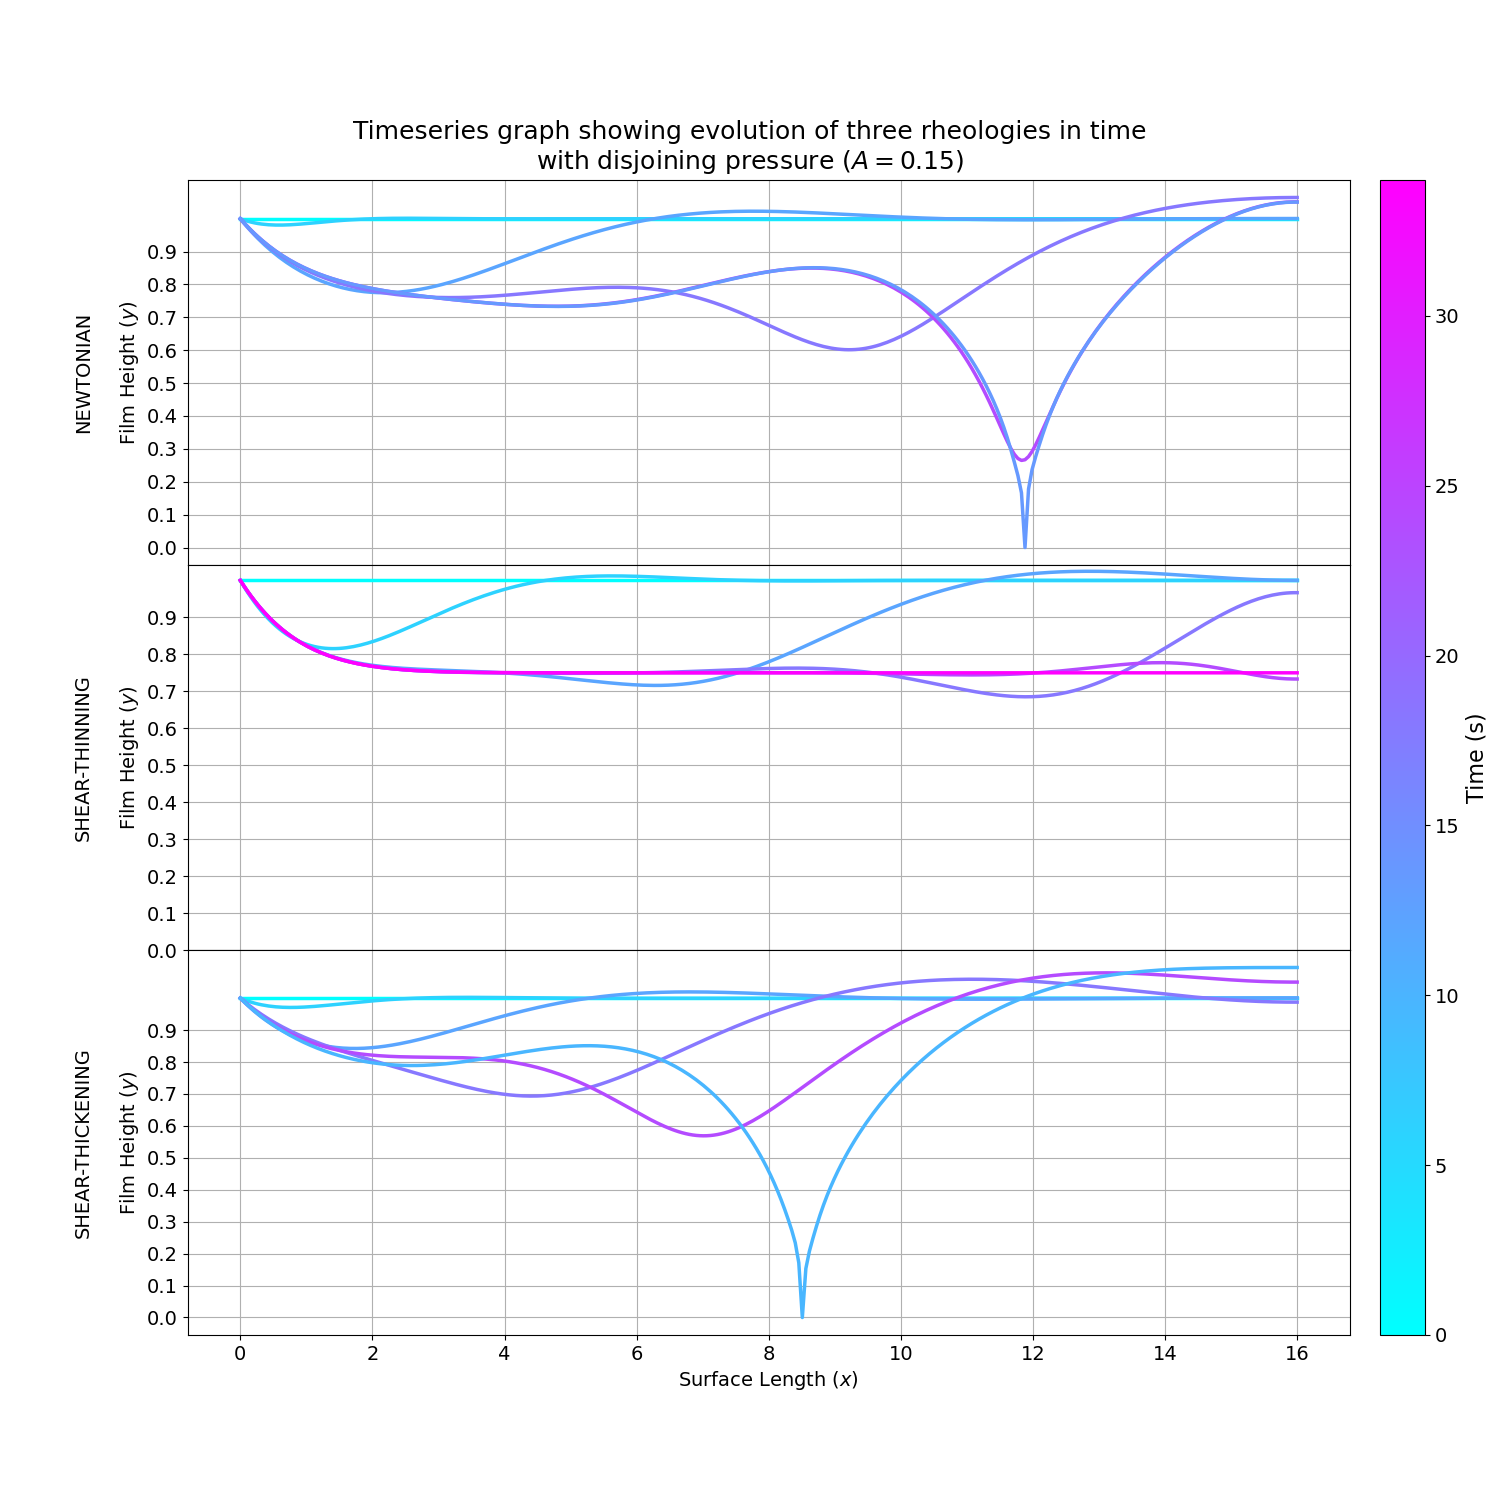

Generate this figure with Python:
import numpy as np
import matplotlib.pyplot as plt
import json
import matplotlib as mpl

from scipy.integrate import solve_ivp
from glob_var.FVM.FVM_RHS import FVM_RHS
from glob_var.FVM.stop_events import unstable, steady_state
from non_newtonian_thin_film_solve.individual_files.power_law_dp import make_step as PL_DP_make_step

try:
    with open('../../glob_var/global_variables.json') as f:
        GV = json.load(f)
except FileNotFoundError:
    print("Global variables json not found!")

unstable.terminal = True
steady_state.terminal = True

h_initial = np.ones(GV['N']) * GV['h0']
t_span = GV['t-span']
A = 0.15

print("Newtonian")
n = 1.0
args = [PL_DP_make_step, GV['dx'], None, GV['Q'], A, n, False, GV['N']]
newt_sol = solve_ivp(fun=FVM_RHS, y0=h_initial, t_span=t_span, args=(args,), method='BDF', rtol=1e-6, atol=1e-8, events=[unstable, steady_state])

print("Thinning")
n = 0.8
args = [PL_DP_make_step, GV['dx'], None, GV['Q'], A, n, False, GV['N']]
thin_sol = solve_ivp(fun=FVM_RHS, y0=h_initial, t_span=t_span, args=(args,), method='BDF', rtol=1e-6, atol=1e-8, events=[unstable, steady_state])

print("Thickening")
n = 1.2
args = [PL_DP_make_step, GV['dx'], None, GV['Q'], A, n, False, GV['N']]
thic_sol = solve_ivp(fun=FVM_RHS, y0=h_initial, t_span=t_span, args=(args,), method='BDF', rtol=1e-6, atol=1e-8, events=[unstable, steady_state])

print("Plotting")
max_t = max([newt_sol.t[-1], thin_sol.t[-1], thic_sol.t[-1]])

c = np.arange(0, max_t)
norm = mpl.colors.Normalize(vmin=c.min(), vmax=c.max())
cmap = mpl.cm.ScalarMappable(norm=norm, cmap=GV['cmap'])
cmap.set_array([])

fig, ax = plt.subplots(nrows=3, figsize=(15, 15))
fig.subplots_adjust(hspace=0.0)

num_intervals = 5
rgb_step = int(max_t/num_intervals)

LW = 2.5

def plot_lines(axis, sol):
    step = int(len(sol.t)/num_intervals)
    intermediate_array = sol.y[:, ::step]
    print(intermediate_array.shape)
    axis.plot(GV['x'], sol.y[:, 0], c=cmap.to_rgba(0.01), linewidth=LW)
    for i in range(1, num_intervals):
        axis.plot(GV['x'], intermediate_array[:, i], c=cmap.to_rgba(i * rgb_step), linewidth=LW)
    axis.plot(GV['x'], sol.y[:, -1], c=cmap.to_rgba(sol.t[-1]), linewidth=LW)

plot_lines(ax[0], newt_sol)
plot_lines(ax[1], thin_sol)
plot_lines(ax[2], thic_sol)

ax[0].grid(True)
ax[0].set_ylabel("NEWTONIAN\n\nFilm Height $(y)$", fontsize=14)
ax[0].set_xticks(np.arange(0, GV['L'] + 1, 2))
ax[0].set_xticklabels([])
ax[0].set_yticks(np.arange(0, GV['h0'], 0.1))
ax[0].tick_params(axis='y', labelsize=14)

ax[1].grid(True)
ax[1].set_ylabel("SHEAR-THINNING\n\nFilm Height $(y)$", fontsize=14)
ax[1].set_xticks(np.arange(0, GV['L'] + 1, 2))
ax[1].set_xticklabels([])
ax[1].set_yticks(np.arange(0, GV['h0'], 0.1))
ax[1].tick_params(axis='y', labelsize=14)

ax[2].grid(True)
ax[2].set_ylabel("SHEAR-THICKENING\n\nFilm Height $(y)$", fontsize=14)
ax[2].set_xticks(np.arange(0, GV['L'] + 1, 2))
ax[2].set_xlabel("Surface Length $(x)$", fontsize=14)
ax[2].set_yticks(np.arange(0, GV['h0'], 0.1))
ax[2].tick_params(axis='y', labelsize=14)
ax[2].tick_params(axis='x', labelsize=14)

cbar_ax = fig.add_axes([0.92, 0.11, 0.03, 0.77])
cb = fig.colorbar(cmap, cax=cbar_ax, ticks=np.arange(0, max_t + 1, 5))
cb.set_label("Time (s)", fontsize=16)
cb.ax.tick_params(labelsize=14)

fig.suptitle(f"Timeseries graph showing evolution of three rheologies in time\nwith disjoining pressure $(A={A})$", fontsize=18, y=0.92)

fig.savefig("DP.png")